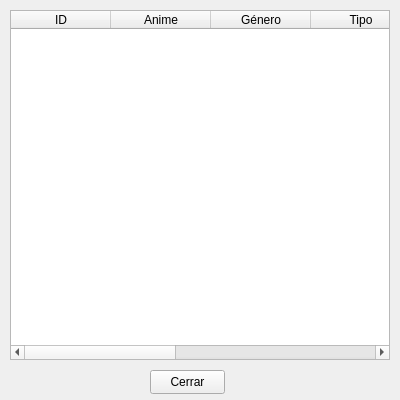
<?xml version="1.0" encoding="UTF-8"?>
<ui version="4.0">
 <class>Form</class>
 <widget class="QWidget" name="Form">
  <property name="geometry">
   <rect>
    <x>0</x>
    <y>0</y>
    <width>400</width>
    <height>400</height>
   </rect>
  </property>
  <property name="minimumSize">
   <size>
    <width>400</width>
    <height>400</height>
   </size>
  </property>
  <property name="maximumSize">
   <size>
    <width>800</width>
    <height>400</height>
   </size>
  </property>
  <property name="windowTitle">
   <string>Resultado - Algoritmo Utilizado</string>
  </property>
  <property name="locale">
   <locale language="Spanish" country="Chile"/>
  </property>
  <widget class="QTableWidget" name="tableWidget">
   <property name="geometry">
    <rect>
     <x>10</x>
     <y>10</y>
     <width>380</width>
     <height>350</height>
    </rect>
   </property>
   <property name="minimumSize">
    <size>
     <width>380</width>
     <height>350</height>
    </size>
   </property>
   <property name="maximumSize">
    <size>
     <width>800</width>
     <height>350</height>
    </size>
   </property>
   <property name="alternatingRowColors">
    <bool>false</bool>
   </property>
   <property name="rowCount">
    <number>0</number>
   </property>
   <property name="columnCount">
    <number>7</number>
   </property>
   <column>
    <property name="text">
     <string>ID</string>
    </property>
   </column>
   <column>
    <property name="text">
     <string>Anime</string>
    </property>
   </column>
   <column>
    <property name="text">
     <string>Género</string>
    </property>
   </column>
   <column>
    <property name="text">
     <string>Tipo</string>
    </property>
   </column>
   <column>
    <property name="text">
     <string>Episodios</string>
    </property>
   </column>
   <column>
    <property name="text">
     <string>Puntuación</string>
    </property>
   </column>
   <column>
    <property name="text">
     <string>Miembros</string>
    </property>
   </column>
  </widget>
  <widget class="QPushButton" name="pushButton">
   <property name="geometry">
    <rect>
     <x>150</x>
     <y>370</y>
     <width>75</width>
     <height>24</height>
    </rect>
   </property>
   <property name="text">
    <string>Cerrar</string>
   </property>
  </widget>
 </widget>
 <resources/>
 <connections/>
</ui>
